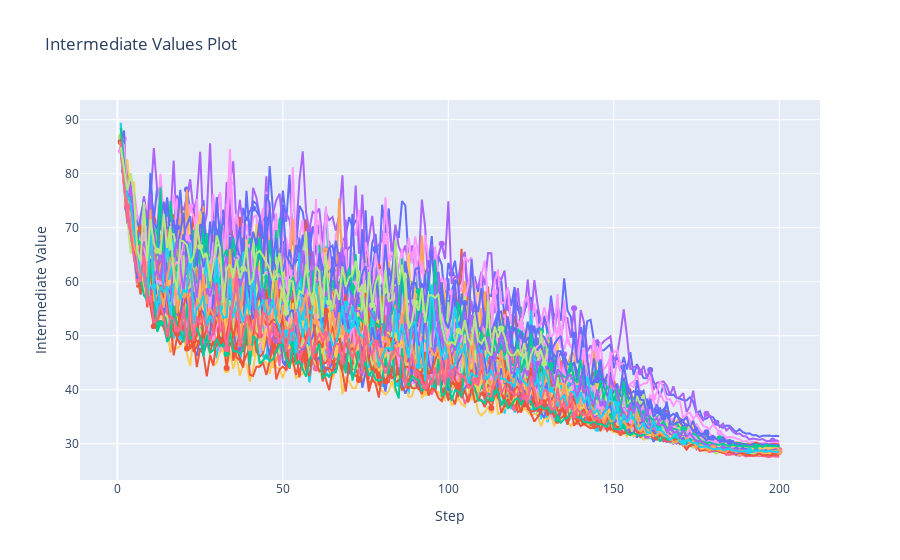

Here is the notebook cell this chart was saved with:
### Markdown cell above
# Watch

### Code cell
optuna.visualization.plot_intermediate_values(study)

### Figure 1 — Plotly figure (JSON) as saved in the notebook; plotly's stock layout.template omitted (floating-point values rounded to 4 significant figures; data arrays with more than 128 entries replaced by an {"elided": "..."} marker saying what was removed)
{"data": [{"marker": {"maxdisplayed": 10}, "mode": "lines+markers", "name": "Trial0", "type": "scatter", "x": {"elided": "200 int values"}, "y": {"elided": "200 float values"}}, {"marker": {"maxdisplayed": 10}, "mode": "lines+markers", "name": "Trial1", "type": "scatter", "x": {"elided": "200 int values"}, "y": {"elided": "200 float values"}}, {"marker": {"maxdisplayed": 10}, "mode": "lines+markers", "name": "Trial2", "type": "scatter", "x": {"elided": "200 int values"}, "y": {"elided": "200 float values"}}, {"marker": {"maxdisplayed": 10}, "mode": "lines+markers", "name": "Trial3", "type": "scatter", "x": {"elided": "200 int values"}, "y": {"elided": "200 float values"}}, {"marker": {"maxdisplayed": 10}, "mode": "lines+markers", "name": "Trial4", "type": "scatter", "x": {"elided": "200 int values"}, "y": {"elided": "200 float values"}}, {"marker": {"maxdisplayed": 10}, "mode": "lines+markers", "name": "Trial5", "type": "scatter", "x": {"elided": "200 int values"}, "y": {"elided": "200 float values"}}, {"marker": {"maxdisplayed": 10}, "mode": "lines+markers", "name": "Trial6", "type": "scatter", "x": {"elided": "200 int values"}, "y": {"elided": "200 float values"}}, {"marker": {"maxdisplayed": 10}, "mode": "lines+markers", "name": "Trial7", "type": "scatter", "x": {"elided": "200 int values"}, "y": {"elided": "200 float values"}}, {"marker": {"maxdisplayed": 10}, "mode": "lines+markers", "name": "Trial8", "type": "scatter", "x": {"elided": "200 int values"}, "y": {"elided": "200 float values"}}, {"marker": {"maxdisplayed": 10}, "mode": "lines+markers", "name": "Trial9", "type": "scatter", "x": {"elided": "200 int values"}, "y": {"elided": "200 float values"}}, {"marker": {"maxdisplayed": 10}, "mode": "lines+markers", "name": "Trial10", "type": "scatter", "x": {"elided": "200 int values"}, "y": {"elided": "200 float values"}}, {"marker": {"maxdisplayed": 10}, "mode": "lines+markers", "name": "Trial11", "type": "scatter", "x": {"elided": "200 int values"}, "y": {"elided": "200 float values"}}, {"marker": {"maxdisplayed": 10}, "mode": "lines+markers", "name": "Trial12", "type": "scatter", "x": {"elided": "200 int values"}, "y": {"elided": "200 float values"}}, {"marker": {"maxdisplayed": 10}, "mode": "lines+markers", "name": "Trial13", "type": "scatter", "x": {"elided": "200 int values"}, "y": {"elided": "200 float values"}}, {"marker": {"maxdisplayed": 10}, "mode": "lines+markers", "name": "Trial14", "type": "scatter", "x": {"elided": "200 int values"}, "y": {"elided": "200 float values"}}, {"marker": {"maxdisplayed": 10}, "mode": "lines+markers", "name": "Trial15", "type": "scatter", "x": {"elided": "200 int values"}, "y": {"elided": "200 float values"}}, {"marker": {"maxdisplayed": 10}, "mode": "lines+markers", "name": "Trial16", "type": "scatter", "x": {"elided": "200 int values"}, "y": {"elided": "200 float values"}}, {"marker": {"maxdisplayed": 10}, "mode": "lines+markers", "name": "Trial17", "type": "scatter", "x": {"elided": "200 int values"}, "y": {"elided": "200 float values"}}, {"marker": {"maxdisplayed": 10}, "mode": "lines+markers", "name": "Trial18", "type": "scatter", "x": {"elided": "200 int values"}, "y": {"elided": "200 float values"}}, {"marker": {"maxdisplayed": 10}, "mode": "lines+markers", "name": "Trial19", "type": "scatter", "x": {"elided": "200 int values"}, "y": {"elided": "200 float values"}}, {"marker": {"maxdisplayed": 10}, "mode": "lines+markers", "name": "Trial20", "type": "scatter", "x": {"elided": "200 int values"}, "y": {"elided": "200 float values"}}, {"marker": {"maxdisplayed": 10}, "mode": "lines+markers", "name": "Trial21", "type": "scatter", "x": {"elided": "200 int values"}, "y": {"elided": "200 float values"}}, {"marker": {"maxdisplayed": 10}, "mode": "lines+markers", "name": "Trial22", "type": "scatter", "x": {"elided": "200 int values"}, "y": {"elided": "200 float values"}}, {"marker": {"maxdisplayed": 10}, "mode": "lines+markers", "name": "Trial23", "type": "scatter", "x": {"elided": "200 int values"}, "y": {"elided": "200 float values"}}, {"marker": {"maxdisplayed": 10}, "mode": "lines+markers", "name": "Trial24", "type": "scatter", "x": {"elided": "200 int values"}, "y": {"elided": "200 float values"}}, {"marker": {"maxdisplayed": 10}, "mode": "lines+markers", "name": "Trial25", "type": "scatter", "x": {"elided": "200 int values"}, "y": {"elided": "200 float values"}}, {"marker": {"maxdisplayed": 10}, "mode": "lines+markers", "name": "Trial26", "type": "scatter", "x": {"elided": "200 int values"}, "y": {"elided": "200 float values"}}, {"marker": {"maxdisplayed": 10}, "mode": "lines+markers", "name": "Trial27", "type": "scatter", "x": {"elided": "200 int values"}, "y": {"elided": "200 float values"}}, {"marker": {"maxdisplayed": 10}, "mode": "lines+markers", "name": "Trial28", "type": "scatter", "x": {"elided": "200 int values"}, "y": {"elided": "200 float values"}}, {"marker": {"maxdisplayed": 10}, "mode": "lines+markers", "name": "Trial29", "type": "scatter", "x": {"elided": "200 int values"}, "y": {"elided": "200 float values"}}, {"marker": {"maxdisplayed": 10}, "mode": "lines+markers", "name": "Trial30", "type": "scatter", "x": {"elided": "132 int values"}, "y": {"elided": "132 float values"}}, {"marker": {"maxdisplayed": 10}, "mode": "lines+markers", "name": "Trial31", "type": "scatter", "x": {"elided": "134 int values"}, "y": {"elided": "134 float values"}}, {"marker": {"maxdisplayed": 10}, "mode": "lines+markers", "name": "Trial32", "type": "scatter", "x": {"elided": "200 int values"}, "y": {"elided": "200 float values"}}, {"marker": {"maxdisplayed": 10}, "mode": "lines+markers", "name": "Trial33", "type": "scatter", "x": {"elided": "200 int values"}, "y": {"elided": "200 float values"}}, {"marker": {"maxdisplayed": 10}, "mode": "lines+markers", "name": "Trial34", "type": "scatter", "x": {"elided": "200 int values"}, "y": {"elided": "200 float values"}}, {"marker": {"maxdisplayed": 10}, "mode": "lines+markers", "name": "Trial35", "type": "scatter", "x": {"elided": "200 int values"}, "y": {"elided": "200 float values"}}, {"marker": {"maxdisplayed": 10}, "mode": "lines+markers", "name": "Trial36", "type": "scatter", "x": {"elided": "200 int values"}, "y": {"elided": "200 float values"}}, {"marker": {"maxdisplayed": 10}, "mode": "lines+markers", "name": "Trial37", "type": "scatter", "x": {"elided": "200 int values"}, "y": {"elided": "200 float values"}}, {"marker": {"maxdisplayed": 10}, "mode": "lines+markers", "name": "Trial38", "type": "scatter", "x": {"elided": "200 int values"}, "y": {"elided": "200 float values"}}, {"marker": {"maxdisplayed": 10}, "mode": "lines+markers", "name": "Trial39", "type": "scatter", "x": {"elided": "200 int values"}, "y": {"elided": "200 float values"}}, {"marker": {"maxdisplayed": 10}, "mode": "lines+markers", "name": "Trial40", "type": "scatter", "x": {"elided": "200 int values"}, "y": {"elided": "200 float values"}}, {"marker": {"maxdisplayed": 10}, "mode": "lines+markers", "name": "Trial41", "type": "scatter", "x": {"elided": "200 int values"}, "y": {"elided": "200 float values"}}, {"marker": {"maxdisplayed": 10}, "mode": "lines+markers", "name": "Trial42", "type": "scatter", "x": {"elided": "200 int values"}, "y": {"elided": "200 float values"}}, {"marker": {"maxdisplayed": 10}, "mode": "lines+markers", "name": "Trial43", "type": "scatter", "x": {"elided": "200 int values"}, "y": {"elided": "200 float values"}}, {"marker": {"maxdisplayed": 10}, "mode": "lines+markers", "name": "Trial44", "type": "scatter", "x": {"elided": "200 int values"}, "y": {"elided": "200 float values"}}, {"marker": {"maxdisplayed": 10}, "mode": "lines+markers", "name": "Trial45", "type": "scatter", "x": {"elided": "200 int values"}, "y": {"elided": "200 float values"}}, {"marker": {"maxdisplayed": 10}, "mode": "lines+markers", "name": "Trial46", "type": "scatter", "x": {"elided": "200 int values"}, "y": {"elided": "200 float values"}}, {"marker": {"maxdisplayed": 10}, "mode": "lines+markers", "name": "Trial47", "type": "scatter", "x": {"elided": "200 int values"}, "y": {"elided": "200 float values"}}, {"marker": {"maxdisplayed": 10}, "mode": "lines+markers", "name": "Trial48", "type": "scatter", "x": {"elided": "200 int values"}, "y": {"elided": "200 float values"}}, {"marker": {"maxdisplayed": 10}, "mode": "lines+markers", "name": "Trial49", "type": "scatter", "x": {"elided": "200 int values"}, "y": {"elided": "200 float values"}}, {"marker": {"maxdisplayed": 10}, "mode": "lines+markers", "name": "Trial50", "type": "scatter", "x": {"elided": "200 int values"}, "y": {"elided": "200 float values"}}, {"marker": {"maxdisplayed": 10}, "mode": "lines+markers", "name": "Trial51", "type": "scatter", "x": {"elided": "200 int values"}, "y": {"elided": "200 float values"}}, {"marker": {"maxdisplayed": 10}, "mode": "lines+markers", "name": "Trial52", "type": "scatter", "x": {"elided": "200 int values"}, "y": {"elided": "200 float values"}}, {"marker": {"maxdisplayed": 10}, "mode": "lines+markers", "name": "Trial53", "type": "scatter", "x": {"elided": "200 int values"}, "y": {"elided": "200 float values"}}, {"marker": {"maxdisplayed": 10}, "mode": "lines+markers", "name": "Trial54", "type": "scatter", "x": {"elided": "200 int values"}, "y": {"elided": "200 float values"}}, {"marker": {"maxdisplayed": 10}, "mode": "lines+markers", "name": "Trial55", "type": "scatter", "x": {"elided": "200 int values"}, "y": {"elided": "200 float values"}}, {"marker": {"maxdisplayed": 10}, "mode": "lines+markers", "name": "Trial56", "type": "scatter", "x": {"elided": "200 int values"}, "y": {"elided": "200 float values"}}, {"marker": {"maxdisplayed": 10}, "mode": "lines+markers", "name": "Trial57", "type": "scatter", "x": {"elided": "200 int values"}, "y": {"elided": "200 float values"}}, {"marker": {"maxdisplayed": 10}, "mode": "lines+markers", "name": "Trial58", "type": "scatter", "x": {"elided": "200 int values"}, "y": {"elided": "200 float values"}}, {"marker": {"maxdisplayed": 10}, "mode": "lines+markers", "name": "Trial59", "type": "scatter", "x": {"elided": "200 int values"}, "y": {"elided": "200 float values"}}, {"marker": {"maxdisplayed": 10}, "mode": "lines+markers", "name": "Trial60", "type": "scatter", "x": {"elided": "200 int values"}, "y": {"elided": "200 float values"}}, {"marker": {"maxdisplayed": 10}, "mode": "lines+markers", "name": "Trial61", "type": "scatter", "x": {"elided": "200 int values"}, "y": {"elided": "200 float values"}}, {"marker": {"maxdisplayed": 10}, "mode": "lines+markers", "name": "Trial62", "type": "scatter", "x": {"elided": "200 int values"}, "y": {"elided": "200 float values"}}, {"marker": {"maxdisplayed": 10}, "mode": "lines+markers", "name": "Trial63", "type": "scatter", "x": {"elided": "200 int values"}, "y": {"elided": "200 float values"}}, {"marker": {"maxdisplayed": 10}, "mode": "lines+markers", "name": "Trial64", "type": "scatter", "x": {"elided": "200 int values"}, "y": {"elided": "200 float values"}}, {"marker": {"maxdisplayed": 10}, "mode": "lines+markers", "name": "Trial65", "type": "scatter", "x": {"elided": "200 int values"}, "y": {"elided": "200 float values"}}, {"marker": {"maxdisplayed": 10}, "mode": "lines+markers", "name": "Trial66", "type": "scatter", "x": {"elided": "200 int values"}, "y": {"elided": "200 float values"}}, {"marker": {"maxdisplayed": 10}, "mode": "lines+markers", "name": "Trial67", "type": "scatter", "x": {"elided": "200 int values"}, "y": {"elided": "200 float values"}}, {"marker": {"maxdisplayed": 10}, "mode": "lines+markers", "name": "Trial68", "type": "scatter", "x": {"elided": "200 int values"}, "y": {"elided": "200 float values"}}, {"marker": {"maxdisplayed": 10}, "mode": "lines+markers", "name": "Trial69", "type": "scatter", "x": {"elided": "200 int values"}, "y": {"elided": "200 float values"}}, {"marker": {"maxdisplayed": 10}, "mode": "lines+markers", "name": "Trial70", "type": "scatter", "x": {"elided": "200 int values"}, "y": {"elided": "200 float values"}}, {"marker": {"maxdisplayed": 10}, "mode": "lines+markers", "name": "Trial71", "type": "scatter", "x": {"elided": "200 int values"}, "y": {"elided": "200 float values"}}, {"marker": {"maxdisplayed": 10}, "mode": "lines+markers", "name": "Trial72", "type": "scatter", "x": {"elided": "200 int values"}, "y": {"elided": "200 float values"}}, {"marker": {"maxdisplayed": 10}, "mode": "lines+markers", "name": "Trial73", "type": "scatter", "x": {"elided": "200 int values"}, "y": {"elided": "200 float values"}}, {"marker": {"maxdisplayed": 10}, "mode": "lines+markers", "name": "Trial74", "type": "scatter", "x": {"elided": "200 int values"}, "y": {"elided": "200 float values"}}, {"marker": {"maxdisplayed": 10}, "mode": "lines+markers", "name": "Trial75", "type": "scatter", "x": {"elided": "200 int values"}, "y": {"elided": "200 float values"}}, {"marker": {"maxdisplayed": 10}, "mode": "lines+markers", "name": "Trial76", "type": "scatter", "x": {"elided": "146 int values"}, "y": {"elided": "146 float values"}}, {"marker": {"maxdisplayed": 10}, "mode": "lines+markers", "name": "Trial77", "type": "scatter", "x": {"elided": "130 int values"}, "y": {"elided": "130 float values"}}], "layout": {"showlegend": false, "title": {"text": "Intermediate Values Plot"}, "xaxis": {"title": {"text": "Step"}}, "yaxis": {"title": {"text": "Intermediate Value"}}}}
